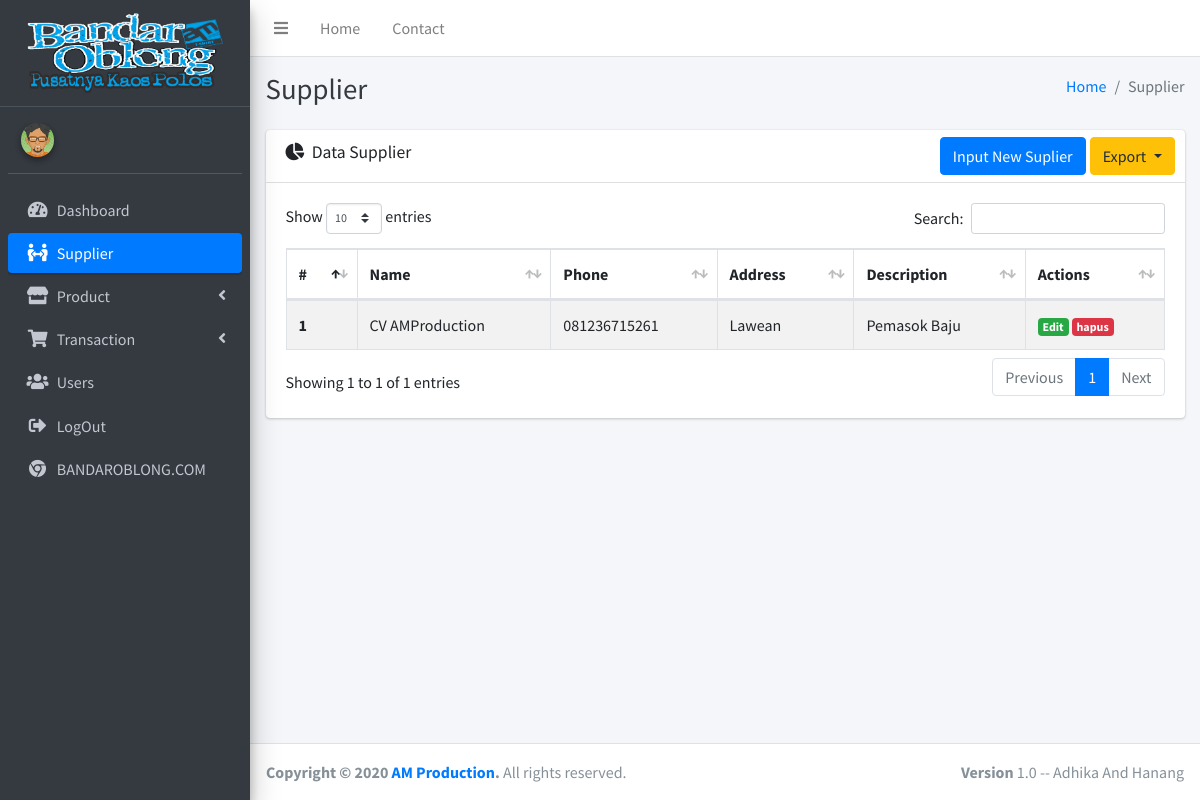
Page /index.php/supplier on the committed database.
### tables this page shows
CREATE TABLE IF NOT EXISTS `supplier` (
  `id_supplier` int(11) NOT NULL AUTO_INCREMENT,
  `name` varchar(128) NOT NULL,
  `phone` varchar(14) NOT NULL,
  `address` varchar(128) NOT NULL,
  `description` varchar(128) NOT NULL,
  `created` datetime NOT NULL DEFAULT CURRENT_TIMESTAMP,
  `updated` datetime DEFAULT NULL,
  PRIMARY KEY (`id_supplier`)
);

### application/libraries/Template.php (called while the page is built)
<?php
class Template
{
    var $template_data = array();
    function set($name, $value)
    {
        $this->template_data[$name] = $value;
    }
    function load($template = '', $view = '', $view_data = array(), $return = false)
    {
        $this->CI = &get_instance();
        $this->set('contents', $this->CI->load->view($view, $view_data, true));
        return $this->CI->load->view($template, $this->template_data, $return);
    }
}

### application/controllers/Supplier.php (called while the page is built, shortened)
<?php
class Supplier extends CI_Controller
{
    public function index()
    {
        $data['row'] = $this->supplier_m->get();
        $this->template->load('templates/index', 'supplier/index', $data);
    }
}

### index.php (called while the page is built, shortened)
<?php
require_once BASEPATH.'core/CodeIgniter.php';

### application/models/supplier_m.php (called while the page is built, shortened)
<?php
class supplier_m extends CI_Model
{
    public function get($id = null)
    {
        $this->db->from('supplier');
        $query = $this->db->get();
        return $query;
    }
}

### application/views/supplier/index.php (the view, shortened to what this page needs)
<div class="content-header">
    <div class="container-fluid">
        <div class="row mb-2">
            <div class="col-sm-6">
                <h1 class="m-0 text-dark">Supplier</h1>
            </div>
            <div class="col-sm-6">
                <ol class="breadcrumb float-sm-right">
                    <li class="breadcrumb-item"><a href="#">Home</a></li>
                    <li class="breadcrumb-item active">Supplier</li>
                </ol>
            </div>
        </div>
    </div>
</div>
<section class="content">
    <div class="container-fluid">
        <div class="row">
            <section class="col-lg connectedSortable">
                <div class="card">
                    <div class="card-header">
                        <h3 class="card-title">
                            <i class="fas fa-chart-pie mr-1"></i>
                            Data Supplier
                        </h3>
                        <div class="card-tools">
                            <ul class="nav nav-pills ml-auto">
                                <li class="nav-item">
                                    <a href="" class="btn btn-primary mr-1" data-toggle="modal" data-target="#newSupplierModal">Input New Suplier</a>
                                </li>
                                <li>
                                    <div class="dropdown inline">
                                        <button class="btn btn-warning dropdown-toggle" type="button" id="dropdownMenuButton" data-toggle="dropdown" aria-haspopup="true" aria-expanded="false">
                                            Export
                                        </button>
                                    </div>
                                </li>
                            </ul>
                        </div>
                    </div>
                    <div class="card-body">
                        <div class="tab-content p-0">
                            <table class="table table-hover table-bordered table-striped" id="table1">
                                <thead>
                                    <tr>
                                        <th scope="col">#</th>
                                        <th scope="col">Name</th>
                                        <th scope="col">Phone</th>
                                        <th scope="col">Address</th>
                                        <th scope="col">Description</th>
                                        <th scope="col">Actions</th>
                                    </tr>
                                </thead>
                                <tbody>
                                    <?php $i = 1; ?>
                                    <?php foreach ($row->result() as $s) : ?>
                                        <tr>
                                            <th><?= $i++; ?></th>
                                            <td><?= $s->name ?></td>
                                            <td><?= $s->phone ?></td>
                                            <td><?= $s->address ?></td>
                                            <td><?= $s->description ?></td>
                                            <td>
                                                <a href="<?= base_url('supplier/edit/' . $s->id_supplier) ?>" class="badge badge-success">Edit</a>
                                                <a href="<?= base_url('supplier/hapus/' . $s->id_supplier) ?>" onclick="return confirm('Hapus Data Supplier?')" class="badge badge-danger">hapus</a>
                                            </td>
                                        </tr>
                                    <?php endforeach; ?>
                                </tbody>
                            </table>
                        </div>
                    </div>
                </div>
            </section>
        </div>
    </div>
</section>

### rows in the picture
supplier: name "CV AMProduction", phone "081236715261", address "Lawean", description "Pemasok Baju"
